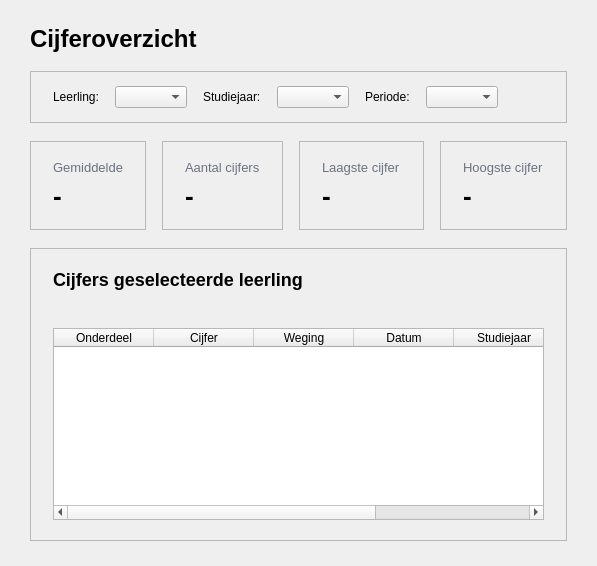
        <widget class="QWidget" name="pagina_cijferoverzicht">
         <layout class="QVBoxLayout" name="layout_cijferoverzicht">
          <property name="spacing">
           <number>18</number>
          </property>
          <property name="leftMargin">
           <number>30</number>
          </property>
          <property name="topMargin">
           <number>25</number>
          </property>
          <property name="rightMargin">
           <number>30</number>
          </property>
          <property name="bottomMargin">
           <number>25</number>
          </property>
          <item>
           <widget class="QLabel" name="lbl_cijferoverzicht_titel">
            <property name="styleSheet">
             <string notr="true">font-size: 24px; font-weight: bold;</string>
            </property>
            <property name="text">
             <string>Cijferoverzicht</string>
            </property>
           </widget>
          </item>
          <item>
           <widget class="QFrame" name="paneel_overzicht_filters">
            <property name="frameShape">
             <enum>QFrame::Shape::StyledPanel</enum>
            </property>
            <layout class="QHBoxLayout" name="layout_overzicht_filters">
             <property name="spacing">
              <number>16</number>
             </property>
             <property name="leftMargin">
              <number>22</number>
             </property>
             <property name="topMargin">
              <number>14</number>
             </property>
             <property name="rightMargin">
              <number>22</number>
             </property>
             <property name="bottomMargin">
              <number>14</number>
             </property>
             <item>
              <widget class="QLabel" name="lbl_overzicht_leerling">
               <property name="text">
                <string>Leerling:</string>
               </property>
              </widget>
             </item>
             <item>
              <widget class="QComboBox" name="cmb_overzicht_leerling"/>
             </item>
             <item>
              <widget class="QLabel" name="lbl_overzicht_studiejaar">
               <property name="text">
                <string>Studiejaar:</string>
               </property>
              </widget>
             </item>
             <item>
              <widget class="QComboBox" name="cmb_overzicht_studiejaar"/>
             </item>
             <item>
              <widget class="QLabel" name="lbl_overzicht_periode">
               <property name="text">
                <string>Periode:</string>
               </property>
              </widget>
             </item>
             <item>
              <widget class="QComboBox" name="cmb_overzicht_periode"/>
             </item>
             <item>
              <spacer name="spacer_overzicht_filters_rechts">
               <property name="orientation">
                <enum>Qt::Orientation::Horizontal</enum>
               </property>
               <property name="sizeHint" stdset="0">
                <size>
                 <width>40</width>
                 <height>20</height>
                </size>
               </property>
              </spacer>
             </item>
            </layout>
           </widget>
          </item>
          <item>
           <widget class="QFrame" name="container_leerling_kaarten">
            <property name="frameShape">
             <enum>QFrame::Shape::NoFrame</enum>
            </property>
            <layout class="QHBoxLayout" name="layout_leerling_kaarten">
             <property name="spacing">
              <number>16</number>
             </property>
             <property name="leftMargin">
              <number>0</number>
             </property>
             <property name="topMargin">
              <number>0</number>
             </property>
             <property name="rightMargin">
              <number>0</number>
             </property>
             <property name="bottomMargin">
              <number>0</number>
             </property>
             <item>
              <widget class="QFrame" name="kaart_leerling_gemiddelde">
               <property name="frameShape">
                <enum>QFrame::Shape::StyledPanel</enum>
               </property>
               <layout class="QVBoxLayout" name="layout_kaart_leerling_gemiddelde">
                <property name="leftMargin">
                 <number>22</number>
                </property>
                <property name="topMargin">
                 <number>18</number>
                </property>
                <property name="rightMargin">
                 <number>22</number>
                </property>
                <property name="bottomMargin">
                 <number>18</number>
                </property>
                <item>
                 <widget class="QLabel" name="lbl_leerling_gemiddelde_titel">
                  <property name="styleSheet">
                   <string notr="true">color: #6b7280; font-size: 13px;</string>
                  </property>
                  <property name="text">
                   <string>Gemiddelde</string>
                  </property>
                 </widget>
                </item>
                <item>
                 <widget class="QLabel" name="lbl_leerling_gemiddelde_waarde">
                  <property name="styleSheet">
                   <string notr="true">font-size: 26px; font-weight: bold;</string>
                  </property>
                  <property name="text">
                   <string>-</string>
                  </property>
                 </widget>
                </item>
               </layout>
              </widget>
             </item>
             <item>
              <widget class="QFrame" name="kaart_leerling_aantal_cijfers">
               <property name="frameShape">
                <enum>QFrame::Shape::StyledPanel</enum>
               </property>
               <layout class="QVBoxLayout" name="layout_kaart_leerling_aantal">
                <property name="leftMargin">
                 <number>22</number>
                </property>
                <property name="topMargin">
                 <number>18</number>
                </property>
                <property name="rightMargin">
                 <number>22</number>
                </property>
                <property name="bottomMargin">
                 <number>18</number>
                </property>
                <item>
                 <widget class="QLabel" name="lbl_leerling_aantal_cijfers_titel">
                  <property name="styleSheet">
                   <string notr="true">color: #6b7280; font-size: 13px;</string>
                  </property>
                  <property name="text">
                   <string>Aantal cijfers</string>
                  </property>
                 </widget>
                </item>
                <item>
                 <widget class="QLabel" name="lbl_leerling_aantal_cijfers_waarde">
                  <property name="styleSheet">
                   <string notr="true">font-size: 26px; font-weight: bold;</string>
                  </property>
                  <property name="text">
                   <string>-</string>
                  </property>
                 </widget>
                </item>
               </layout>
              </widget>
             </item>
             <item>
              <widget class="QFrame" name="kaart_leerling_laagste">
               <property name="frameShape">
                <enum>QFrame::Shape::StyledPanel</enum>
               </property>
               <layout class="QVBoxLayout" name="layout_kaart_leerling_laagste">
                <property name="leftMargin">
                 <number>22</number>
                </property>
                <property name="topMargin">
                 <number>18</number>
                </property>
                <property name="rightMargin">
                 <number>22</number>
                </property>
                <property name="bottomMargin">
                 <number>18</number>
                </property>
                <item>
                 <widget class="QLabel" name="lbl_leerling_laagste_titel">
                  <property name="styleSheet">
                   <string notr="true">color: #6b7280; font-size: 13px;</string>
                  </property>
                  <property name="text">
                   <string>Laagste cijfer</string>
                  </property>
                 </widget>
                </item>
                <item>
                 <widget class="QLabel" name="lbl_leerling_laagste_waarde">
                  <property name="styleSheet">
                   <string notr="true">font-size: 26px; font-weight: bold;</string>
                  </property>
                  <property name="text">
                   <string>-</string>
                  </property>
                 </widget>
                </item>
               </layout>
              </widget>
             </item>
             <item>
              <widget class="QFrame" name="kaart_leerling_hoogste">
               <property name="frameShape">
                <enum>QFrame::Shape::StyledPanel</enum>
               </property>
               <layout class="QVBoxLayout" name="layout_kaart_leerling_hoogste">
                <property name="leftMargin">
                 <number>22</number>
                </property>
                <property name="topMargin">
                 <number>18</number>
                </property>
                <property name="rightMargin">
                 <number>22</number>
                </property>
                <property name="bottomMargin">
                 <number>18</number>
                </property>
                <item>
                 <widget class="QLabel" name="lbl_leerling_hoogste_titel">
                  <property name="styleSheet">
                   <string notr="true">color: #6b7280; font-size: 13px;</string>
                  </property>
                  <property name="text">
                   <string>Hoogste cijfer</string>
                  </property>
                 </widget>
                </item>
                <item>
                 <widget class="QLabel" name="lbl_leerling_hoogste_waarde">
                  <property name="styleSheet">
                   <string notr="true">font-size: 26px; font-weight: bold;</string>
                  </property>
                  <property name="text">
                   <string>-</string>
                  </property>
                 </widget>
                </item>
               </layout>
              </widget>
             </item>
            </layout>
           </widget>
          </item>
          <item>
           <widget class="QFrame" name="paneel_overzicht_cijfers">
            <property name="sizePolicy">
             <sizepolicy hsizetype="Expanding" vsizetype="Expanding">
              <horstretch>0</horstretch>
              <verstretch>0</verstretch>
             </sizepolicy>
            </property>
            <property name="frameShape">
             <enum>QFrame::Shape::StyledPanel</enum>
            </property>
            <layout class="QVBoxLayout" name="layout_paneel_overzicht_cijfers">
             <property name="spacing">
              <number>12</number>
             </property>
             <property name="leftMargin">
              <number>22</number>
             </property>
             <property name="topMargin">
              <number>20</number>
             </property>
             <property name="rightMargin">
              <number>22</number>
             </property>
             <property name="bottomMargin">
              <number>20</number>
             </property>
             <item>
              <widget class="QLabel" name="lbl_overzicht_cijfers_titel">
               <property name="styleSheet">
                <string notr="true">font-size: 18px; font-weight: bold;</string>
               </property>
               <property name="text">
                <string>Cijfers geselecteerde leerling</string>
               </property>
              </widget>
             </item>
             <item>
              <widget class="QLabel" name="lbl_overzicht_melding">
               <property name="styleSheet">
                <string notr="true">color: #b91c1c; font-size: 12px;</string>
               </property>
               <property name="text">
                <string/>
               </property>
              </widget>
             </item>
             <item>
              <widget class="QTableWidget" name="tabel_overzicht_cijfers">
               <property name="rowCount">
                <number>0</number>
               </property>
               <property name="columnCount">
                <number>6</number>
               </property>
               <column>
                <property name="text">
                 <string>Onderdeel</string>
                </property>
               </column>
               <column>
                <property name="text">
                 <string>Cijfer</string>
                </property>
               </column>
               <column>
                <property name="text">
                 <string>Weging</string>
                </property>
               </column>
               <column>
                <property name="text">
                 <string>Datum</string>
                </property>
               </column>
               <column>
                <property name="text">
                 <string>Studiejaar</string>
                </property>
               </column>
               <column>
                <property name="text">
                 <string>Periode</string>
                </property>
               </column>
              </widget>
             </item>
            </layout>
           </widget>
          </item>
         </layout>
        </widget>
